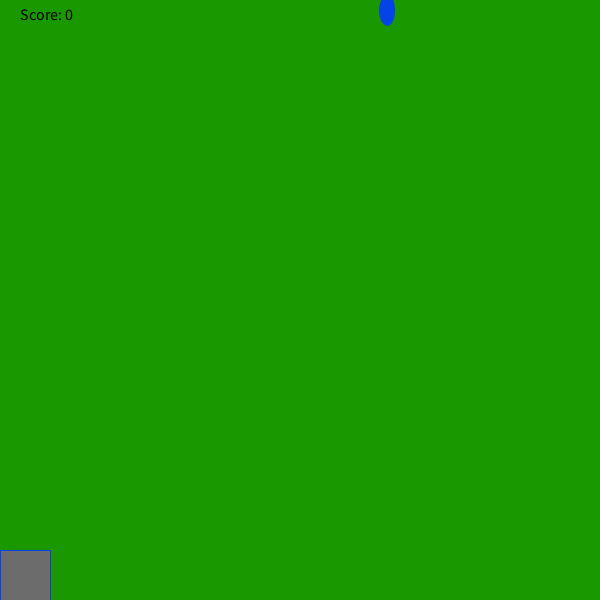
Frame 1 (no input)
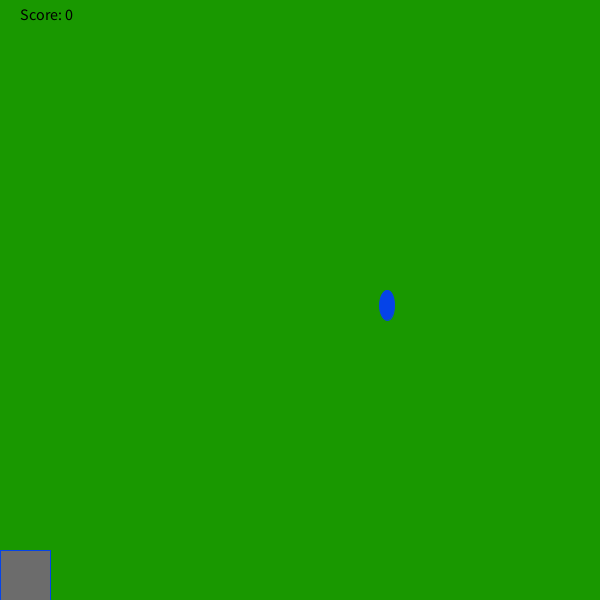
Frame 60 (the mouse pressed at the canvas centre just before this capture)
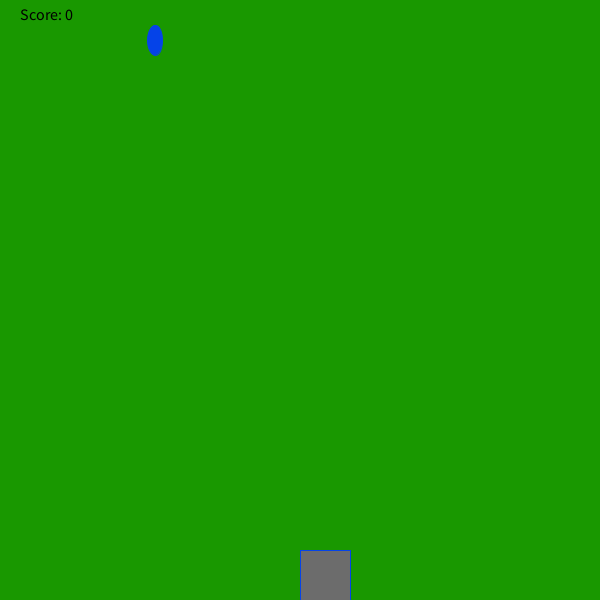
Frame 120 (the mouse held since frame 60 and released just before this capture)

The Processing sketch that drew these frames (run headless with seeded random() and noise(); from frame 60 on, the mouse is pressed at the canvas centre):

// Processing sketch: rainGame
// ── rainGame.pde
int score=0;
int randomNumber;
int y = 10;
int x= 50;
void setup(){
  size(600,600);
  randomNumber = (int) random(width);
}
void draw(){
   
  background(#199800);
  if(y==550 && randomNumber > mouseX && randomNumber < mouseX+50 ){
 y=10; 
 randomNumber = (int) random(width);
}
else if(y ==575){
   y=10; 
 randomNumber = (int) random(width);}
  fill(#0543E8);
    stroke(#0543E8);
    ellipse(randomNumber, y, 15, 30);
y+=5;
fill(#6C6C6C);
 rect(mouseX, 550, 50, 50);
 checkCatch(randomNumber);
  
}
void checkCatch(int x){
         if (x > mouseX && x < mouseX+50 && y==550){
            score++;
            println("Your score is now: " + score);
         }
          if (y >=575) {
            score--;
        println("Your score is now: " + score);
         }else if (score == -1){
          score =0; 
         }
         fill(0, 0, 0);
    textSize(16);
    text("Score: " + score, 20, 20);
    }
